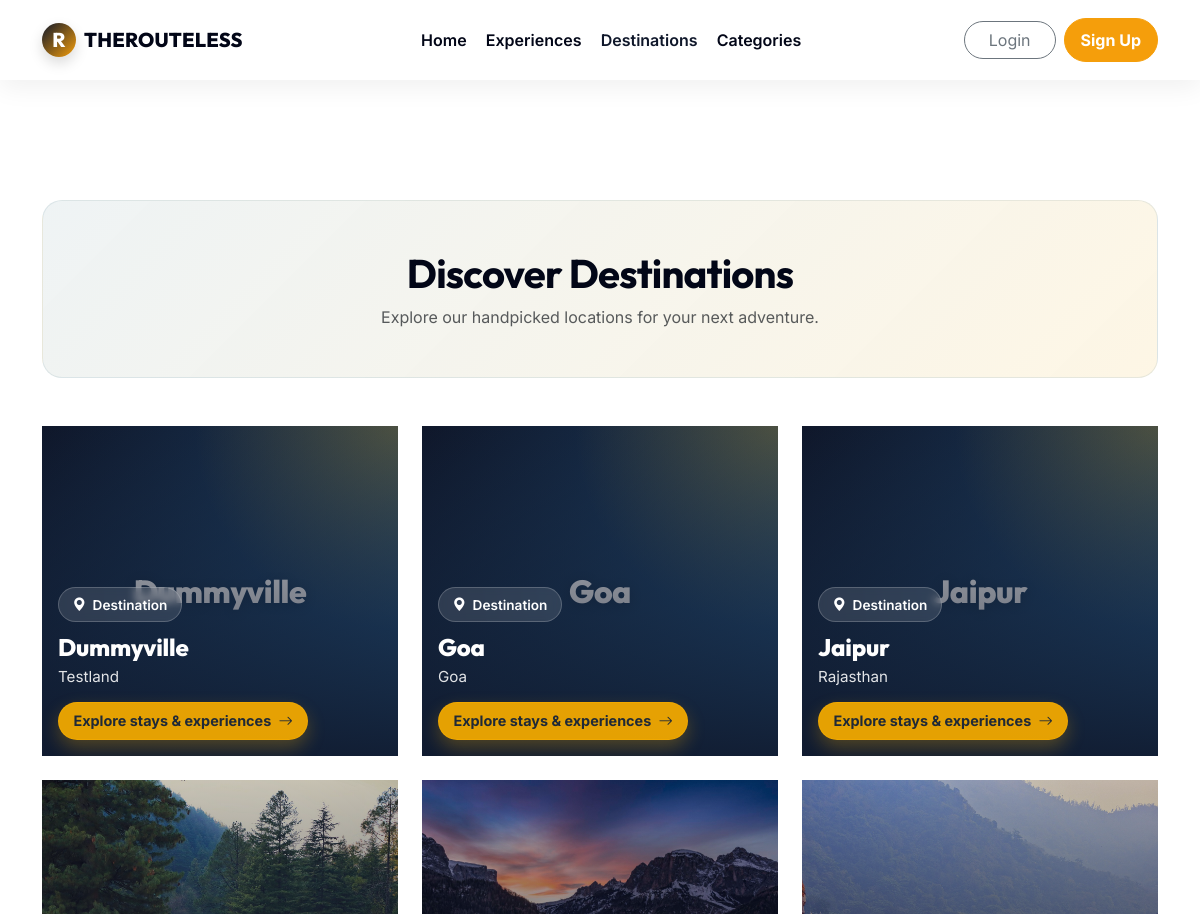
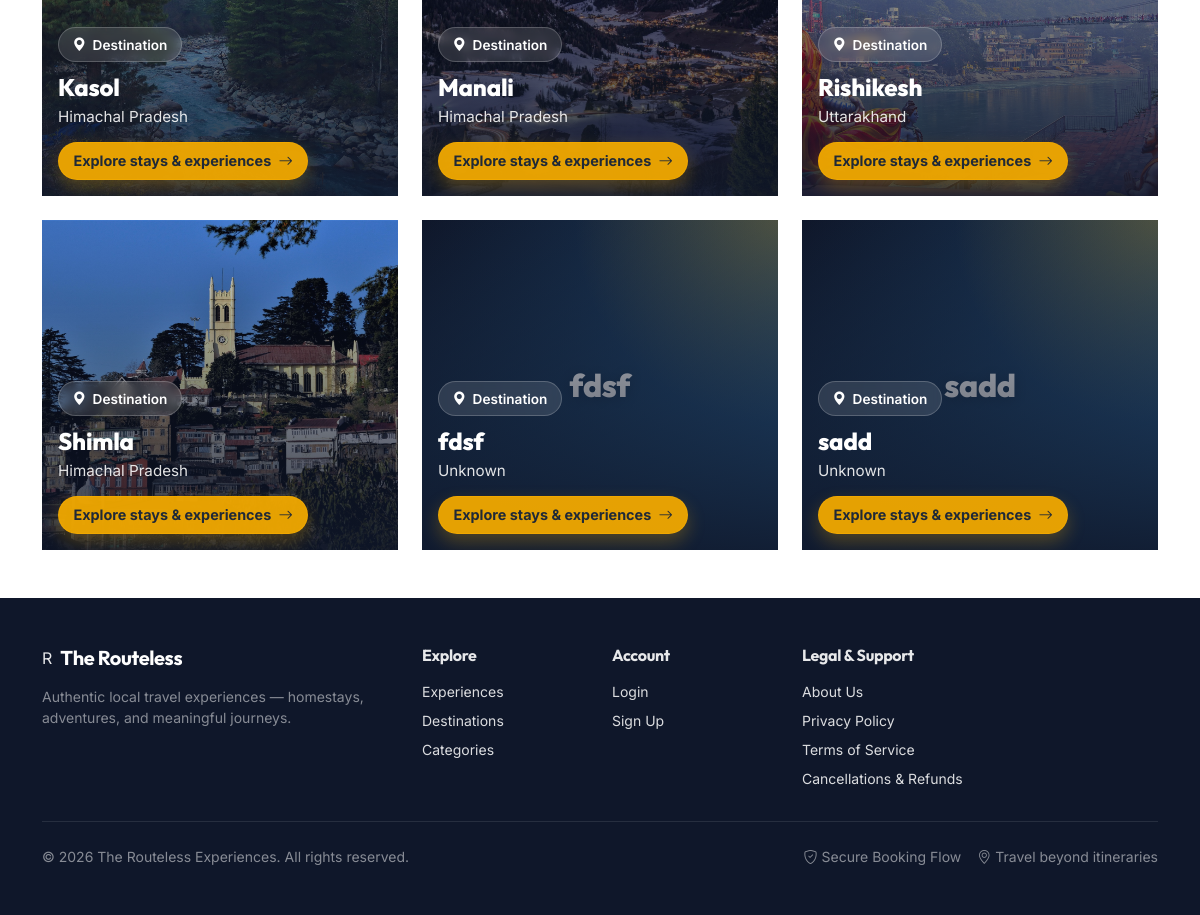
Page /locations/ on the committed database (2 pictures, top to bottom).
### marketplace/models.py (models this page shows, shortened)
class Location(models.Model):
    name = models.CharField(max_length=100)
    slug = models.SlugField(unique=True, blank=True)
    state = models.CharField(max_length=100)
    image = models.ImageField(upload_to="locations/", blank=True, null=True, validators=[validate_image_file])

### marketplace/views.py (the view)
# urls.py: path('locations/', views.location_list, name='locations'),
def location_list(request):
    locations = Location.objects.all().order_by("name")
    return render(request, "marketplace/locations.html", {"locations": locations})

### marketplace/context_processors.py (called while the page is built)
def user_role_flags(request):
    is_host_user = False
    user = getattr(request, "user", None)
    if user and user.is_authenticated:
        profile = getattr(user, "userprofile", None)
        is_host_user = bool(profile and getattr(profile, "is_host", False))
    return {
        "is_host_user": is_host_user,
    }

### templates/marketplace/locations.html (shortened to what this page needs)
{% extends "base.html" %}
{% block content %}
<div class="container" style="margin-top: 100px; min-height: 80vh;">
    <div class="locations-header-card p-4 p-md-5 mb-5 text-center">
        <h1 class="fw-bold section-heading mb-2">Discover Destinations</h1>
        <p class="text-muted mb-0">Explore our handpicked locations for your next adventure.</p>
    </div>
    <div class="row g-4 mb-5">
        {% for loc in locations %}
        <div class="col-12 col-sm-6 col-lg-4">
            <a href="{% url 'listing_list' %}?location={{ loc.slug }}" class="location-card-link">
                <div class="location-image-card">
                    {% if loc.image %}
                    <img src="{{ loc.image.url }}" alt="{{ loc.name }}" class="location-cover" loading="lazy"
                        width="900" height="600">
                    {% else %}
                    <div class="location-fallback">
                        <h2>{{ loc.name }}</h2>
                    </div>
                    {% endif %}
                    <div class="location-overlay"></div>
                    <div class="location-content">
                        <span class="location-badge">
                            <i class="bi bi-geo-alt-fill"></i>
                            Destination
                        </span>
                        <h4 class="location-title mb-1">{{ loc.name }}</h4>
                        <p class="location-state">{{ loc.state }}</p>
                        <span class="location-pill">
                            Explore stays & experiences
                            <i class="bi bi-arrow-right"></i>
                        </span>
                    </div>
                </div>
            </a>
        </div>
        {% empty %}
        <div class="col-12">
            <div class="experience-card p-4 text-center">
                <p class="text-muted mb-0">No destinations available at the moment.</p>
            </div>
        </div>
        {% endfor %}
    </div>
</div>
{% endblock %}

### templates/base.html (style rules this page uses)
:root { --primary-color: #0f172a; --primary-light: #1e293b; --accent-color: #f59e0b; --accent-hover: #d97706; --dark-color: #020617; --muted-color: #64748b; --light-bg: #f8fafc; --surface-color: #ffffff; --card-radius: 20px; --navbar-height: 80px; }
html, body { height: 100%; scroll-behavior: smooth; }
body { font-family: 'Inter', system-ui, -apple-system, Segoe UI, Roboto, sans-serif; color: var(--dark-color); background: #ffffff; overflow-x: hidden; -webkit-font-smoothing: antialiased; }
h1, h2, h3, h4, h5, h6, .navbar-brand, .display-1, .display-2, .display-3, .display-4 { font-family: 'Outfit', sans-serif; font-weight: 700; letter-spacing: -0.02em; }
a { text-decoration: none; }

### templates/marketplace/locations.html (style rules this page uses)
.location-card-link { display: block; text-decoration: none; color: inherit; }
.location-image-card { position: relative; border-radius: var(--border-radius-card); overflow: hidden; box-shadow: var(--shadow-card); transition: transform var(--transition-speed) ease, box-shadow var(--transition-speed) ease; background: #fff; min-height: 330px; }
.location-image-card .location-cover { position: absolute; inset: 0; width: 100%; height: 100%; object-fit: cover; transition: transform 0.35s ease; }
.location-image-card .location-fallback { position: absolute; inset: 0; display: flex; align-items: center; justify-content: center; padding: 1rem; background: radial-gradient(circle at top right, rgba(242, 169, 0, 0.28), transparent 42%), linear-gradient(135deg, var(--primary-color), #2a6496); color: #fff; text-align: center; }
.location-image-card .location-fallback h2 { margin: 0; font-weight: 800; letter-spacing: -0.4px; text-shadow: 0 2px 12px rgba(0, 0, 0, 0.22); }
.location-image-card .location-overlay { position: absolute; inset: 0; background: linear-gradient(to top, rgba(15, 23, 42, 0.9) 0%, rgba(15, 23, 42, 0.55) 44%, rgba(15, 23, 42, 0.18) 100%); }
.location-image-card .location-content { position: relative; z-index: 2; min-height: 330px; display: flex; flex-direction: column; justify-content: flex-end; padding: 1rem; color: #fff; }
.location-badge { display: inline-flex; align-items: center; gap: 0.4rem; width: fit-content; border-radius: 999px; padding: 0.4rem 0.85rem; background: rgba(255, 255, 255, 0.12); color: #fff; border: 1px solid rgba(255, 255, 255, 0.2); backdrop-filter: blur(4px); -webkit-backdrop-filter: blur(4px); font-size: 0.85rem; font-weight: 600; margin-bottom: 0.65rem; }
.location-title { font-weight: 800; letter-spacing: -0.2px; margin-bottom: 0.2rem; }
.location-state { color: rgba(255, 255, 255, 0.88); font-size: 0.95rem; margin-bottom: 0.85rem; }
.location-pill { display: inline-flex; align-items: center; gap: 0.45rem; width: fit-content; border-radius: 999px; padding: 0.45rem 0.9rem; background: rgba(242, 169, 0, 0.95); color: #1f2937; border: 1px solid rgba(242, 169, 0, 0.95); font-weight: 700; font-size: 0.9rem; transition: transform var(--transition-speed) ease, box-shadow var(--transition-speed) ease; box-shadow: 0 8px 18px rgba(242, 169, 0, 0.28); }
.locations-header-card { background: linear-gradient(135deg, rgba(43, 103, 119, 0.08), rgba(242, 169, 0, 0.10)); border: 1px solid rgba(43, 103, 119, 0.10); border-radius: 1.25rem; }

### rows in the picture
Location: name "Dummyville", state "Testland"
Location: name "Goa", state "Goa"
Location: name "Jaipur", state "Rajasthan"
Location: image (picture), name "Kasol", state "Himachal Pradesh"
Location: image (picture), name "Manali", state "Himachal Pradesh"
Location: image (picture), name "Rishikesh", state "Uttarakhand"
Location: image (picture), name "Shimla", state "Himachal Pradesh"
Location: name "fdsf", state "Unknown"
Location: name "sadd", state "Unknown"
